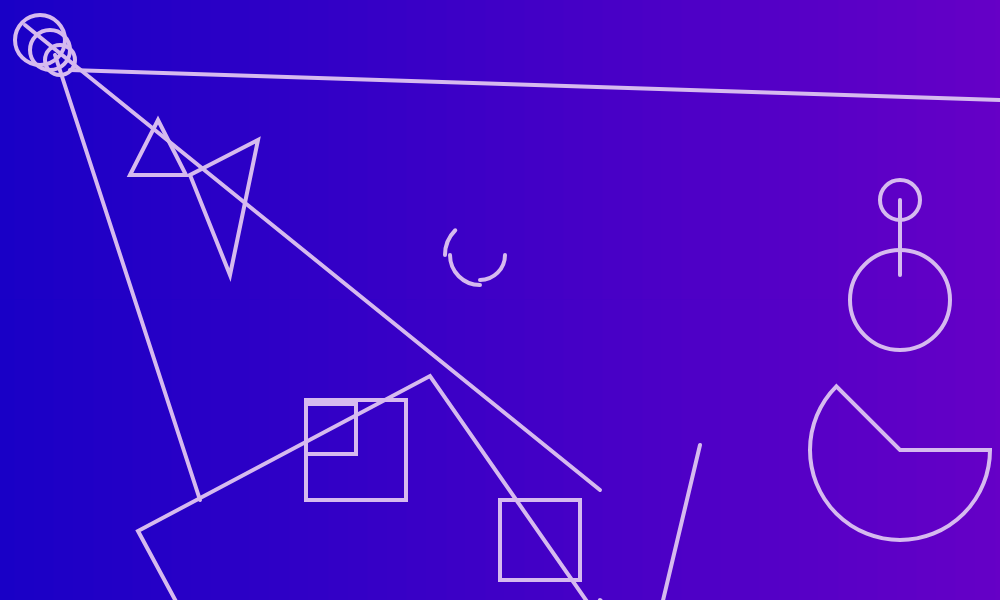
Frame 1 (no input)
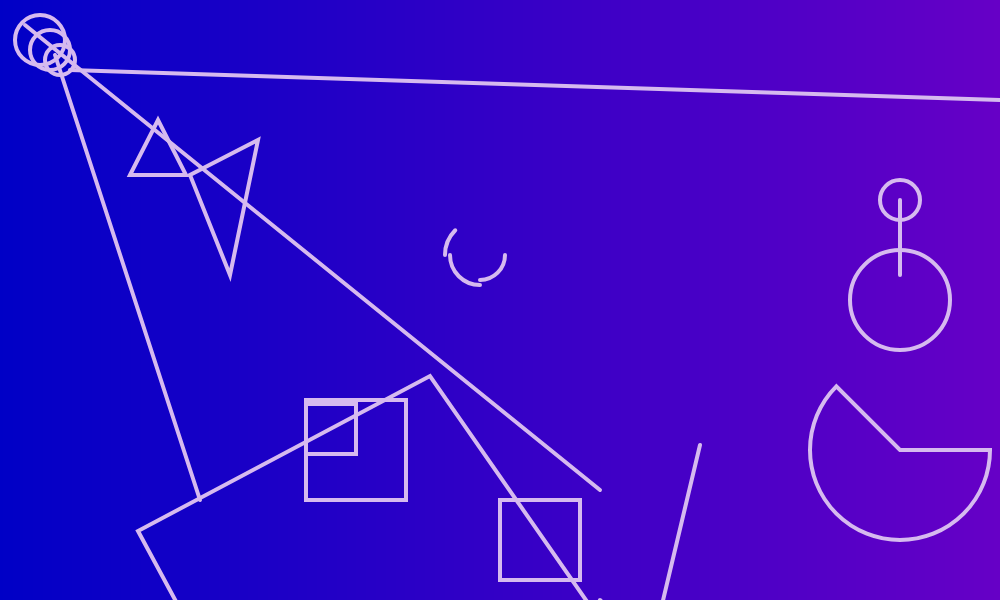
Frame 60 (no input)
Frame 120 (the mouse pressed at the canvas centre since frame 60): identical to frame 60, image omitted

The p5.js sketch that drew these frames (run headless with seeded random() and noise() and a simulated clock; from frame 60 on, the mouse is pressed at the canvas centre):

// p5.js sketch
// ── sketch.js
function setup() {
  createCanvas(1000,600);

}
function draw(){
  noFill();
colorMode(RGB, 255, 255, 255, 1);
background(102, 0, 198);
for (var i=0; i<width; i++) {
  stroke(i/width * 102, 0, 198);
   line(i, 0, i, height);
}


strokeWeight(4);
stroke(214, 186, 239);
ellipse(40, 40, 50, 50);
ellipse(50, 50, 40, 40);
ellipse(60, 60, 30, 30)

line(600, 490, 25, 25)

  noFill();
rect(306, 400, 100, 100)
rectMode(CORNER);
  noFill();
rect(306, 404, 50, 50);
rect(500, 500, 80, 80);

  noFill();
ellipse(900,200,40,40)
ellipse(900, 300, 100, 100)

noFill();
triangle(130, 175, 158, 120, 186, 175)
triangle(230, 275, 258, 140, 190, 175)

line(200, 500, 55, 55)
line(1000, 100, 70, 70)
line(600, 600, 1000, 1000)

  noFill();
quad(138, 531, 186, 620, 769, 863, 430, 376)

line(900, 200, 900, 275);
line(700,445,600,865);

  noFill();
  arc(480, 255, 50, 50, 0, HALF_PI);
noFill();
arc(480, 255, 60, 60, HALF_PI, PI);
arc(480, 255, 70, 70, PI, PI + QUARTER_PI);
arc(900, 450, 180, 180, 0, PI + QUARTER_PI, PIE);
}
